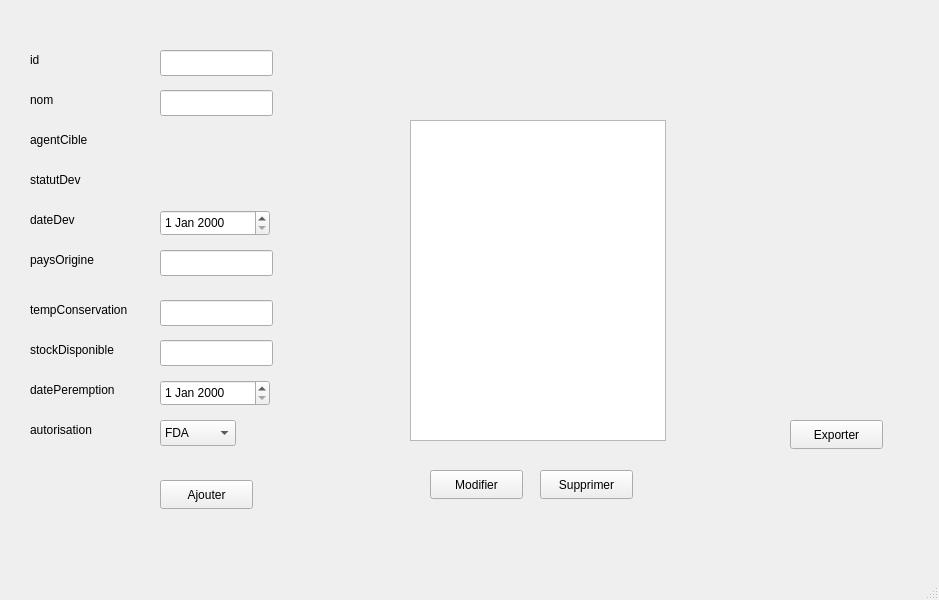
<?xml version="1.0" encoding="UTF-8"?>
<ui version="4.0">
 <class>vaccin</class>
 <widget class="QMainWindow" name="vaccin">
  <property name="geometry">
   <rect>
    <x>0</x>
    <y>0</y>
    <width>939</width>
    <height>600</height>
   </rect>
  </property>
  <property name="windowTitle">
   <string>MainWindow</string>
  </property>
  <widget class="QWidget" name="centralwidget">
   <widget class="QLineEdit" name="lineEdit">
    <property name="geometry">
     <rect>
      <x>160</x>
      <y>50</y>
      <width>113</width>
      <height>26</height>
     </rect>
    </property>
   </widget>
   <widget class="QLineEdit" name="lineEdit_2">
    <property name="geometry">
     <rect>
      <x>160</x>
      <y>90</y>
      <width>113</width>
      <height>26</height>
     </rect>
    </property>
   </widget>
   <widget class="QLineEdit" name="lineEdit_6">
    <property name="geometry">
     <rect>
      <x>160</x>
      <y>250</y>
      <width>113</width>
      <height>26</height>
     </rect>
    </property>
   </widget>
   <widget class="QLineEdit" name="lineEdit_7">
    <property name="geometry">
     <rect>
      <x>160</x>
      <y>300</y>
      <width>113</width>
      <height>26</height>
     </rect>
    </property>
   </widget>
   <widget class="QLineEdit" name="lineEdit_8">
    <property name="geometry">
     <rect>
      <x>160</x>
      <y>340</y>
      <width>113</width>
      <height>26</height>
     </rect>
    </property>
   </widget>
   <widget class="QLabel" name="label">
    <property name="geometry">
     <rect>
      <x>30</x>
      <y>50</y>
      <width>63</width>
      <height>20</height>
     </rect>
    </property>
    <property name="text">
     <string>id</string>
    </property>
   </widget>
   <widget class="QLabel" name="label_2">
    <property name="geometry">
     <rect>
      <x>30</x>
      <y>90</y>
      <width>63</width>
      <height>20</height>
     </rect>
    </property>
    <property name="text">
     <string>nom</string>
    </property>
   </widget>
   <widget class="QLabel" name="label_3">
    <property name="geometry">
     <rect>
      <x>30</x>
      <y>130</y>
      <width>71</width>
      <height>20</height>
     </rect>
    </property>
    <property name="text">
     <string>agentCible</string>
    </property>
   </widget>
   <widget class="QLabel" name="label_4">
    <property name="geometry">
     <rect>
      <x>30</x>
      <y>170</y>
      <width>63</width>
      <height>20</height>
     </rect>
    </property>
    <property name="text">
     <string>statutDev</string>
    </property>
   </widget>
   <widget class="QLabel" name="label_5">
    <property name="geometry">
     <rect>
      <x>30</x>
      <y>210</y>
      <width>63</width>
      <height>20</height>
     </rect>
    </property>
    <property name="text">
     <string>dateDev</string>
    </property>
   </widget>
   <widget class="QLabel" name="label_6">
    <property name="geometry">
     <rect>
      <x>30</x>
      <y>250</y>
      <width>91</width>
      <height>20</height>
     </rect>
    </property>
    <property name="text">
     <string>paysOrigine</string>
    </property>
   </widget>
   <widget class="QLabel" name="label_7">
    <property name="geometry">
     <rect>
      <x>30</x>
      <y>300</y>
      <width>121</width>
      <height>20</height>
     </rect>
    </property>
    <property name="text">
     <string>tempConservation</string>
    </property>
   </widget>
   <widget class="QLabel" name="label_8">
    <property name="geometry">
     <rect>
      <x>30</x>
      <y>340</y>
      <width>131</width>
      <height>20</height>
     </rect>
    </property>
    <property name="text">
     <string>stockDisponible</string>
    </property>
   </widget>
   <widget class="QLabel" name="label_9">
    <property name="geometry">
     <rect>
      <x>30</x>
      <y>380</y>
      <width>131</width>
      <height>20</height>
     </rect>
    </property>
    <property name="text">
     <string>datePeremption</string>
    </property>
   </widget>
   <widget class="QLabel" name="label_10">
    <property name="geometry">
     <rect>
      <x>30</x>
      <y>420</y>
      <width>101</width>
      <height>20</height>
     </rect>
    </property>
    <property name="text">
     <string>autorisation</string>
    </property>
   </widget>
   <widget class="QDateEdit" name="dateEdit">
    <property name="geometry">
     <rect>
      <x>160</x>
      <y>210</y>
      <width>110</width>
      <height>26</height>
     </rect>
    </property>
   </widget>
   <widget class="QDateEdit" name="dateEdit_2">
    <property name="geometry">
     <rect>
      <x>160</x>
      <y>380</y>
      <width>110</width>
      <height>26</height>
     </rect>
    </property>
   </widget>
   <widget class="QPushButton" name="pushButton">
    <property name="geometry">
     <rect>
      <x>160</x>
      <y>480</y>
      <width>93</width>
      <height>29</height>
     </rect>
    </property>
    <property name="text">
     <string>Ajouter</string>
    </property>
   </widget>
   <widget class="QTableView" name="tableView">
    <property name="geometry">
     <rect>
      <x>410</x>
      <y>120</y>
      <width>256</width>
      <height>321</height>
     </rect>
    </property>
   </widget>
   <widget class="QPushButton" name="pushButton_2">
    <property name="geometry">
     <rect>
      <x>430</x>
      <y>470</y>
      <width>93</width>
      <height>29</height>
     </rect>
    </property>
    <property name="text">
     <string>Modifier</string>
    </property>
   </widget>
   <widget class="QPushButton" name="pushButton_3">
    <property name="geometry">
     <rect>
      <x>540</x>
      <y>470</y>
      <width>93</width>
      <height>29</height>
     </rect>
    </property>
    <property name="text">
     <string>Supprimer</string>
    </property>
   </widget>
   <widget class="QPushButton" name="pushButton_4">
    <property name="geometry">
     <rect>
      <x>790</x>
      <y>420</y>
      <width>93</width>
      <height>29</height>
     </rect>
    </property>
    <property name="text">
     <string>Exporter</string>
    </property>
   </widget>
   <widget class="QComboBox" name="comboBox_3">
    <property name="geometry">
     <rect>
      <x>160</x>
      <y>420</y>
      <width>76</width>
      <height>26</height>
     </rect>
    </property>
    <item>
     <property name="text">
      <string>FDA </string>
     </property>
    </item>
    <item>
     <property name="text">
      <string>EMA </string>
     </property>
    </item>
    <item>
     <property name="text">
      <string>OMS </string>
     </property>
    </item>
    <item>
     <property name="text">
      <string>ANSM </string>
     </property>
    </item>
    <item>
     <property name="text">
      <string>Autre</string>
     </property>
    </item>
   </widget>
  </widget>
  <widget class="QMenuBar" name="menubar">
   <property name="geometry">
    <rect>
     <x>0</x>
     <y>0</y>
     <width>939</width>
     <height>26</height>
    </rect>
   </property>
  </widget>
  <widget class="QStatusBar" name="statusbar"/>
 </widget>
 <resources/>
 <connections/>
</ui>
